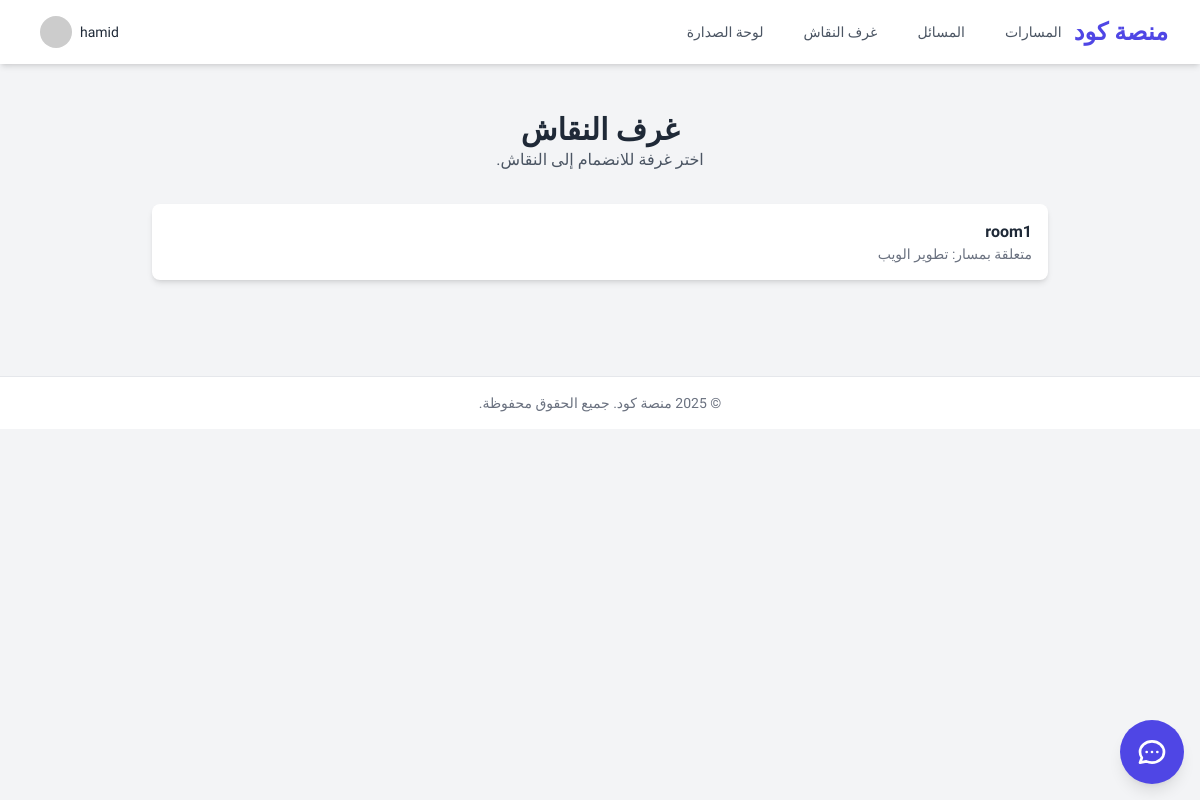
Page /chat/ (signed in) on the committed database.
### accounts/models.py (models this page shows, shortened)
class CustomUser(AbstractUser):
    AVATAR_CHOICES = (
        ('m1', 'ذكر 1'), ('m2', 'ذكر 2'), ('m3', 'ذكر 3'),
        ('f1', 'أنثى 1'), ('f2', 'أنثى 2'), ('f3', 'أنثى 3'),
    )
    avatar = models.CharField(
        "الصورة الرمزية",
        max_length=2,
        choices=AVATAR_CHOICES,
        default='m1'
    )
    is_moderator = models.BooleanField(
        "مشرف",
        default=False,
        help_text="يحدد ما إذا كان يمكن للمستخدم الإشراف على المحتوى مثل غرف النقاش."
    )
    academic_year = models.PositiveIntegerField(
        verbose_name="السنة الدراسية",
        validators=[MinValueValidator(1), MaxValueValidator(6)],
        null=True,
        blank=True,
        help_text="السنة الدراسية للطالب (من 1 إلى 6)."
    )
    path = models.CharField(
        verbose_name="المسار المختار",
        max_length=100,
        blank=True,
        help_text="المسار التعليمي المفضل للطالب، مثل (تطوير الويب)."
    )
    score = models.PositiveIntegerField(
        verbose_name="النقاط",
        default=0,
        db_index=True,
        help_text="مجموع النقاط التي حصل عليها المستخدم."
    )
    class Meta:
        ordering = ['-score', 'username']
        verbose_name = "مستخدم"
        verbose_name_plural = "المستخدمون"

### chat/models.py (models this page shows, shortened)
class ChatRoom(models.Model):
    name = models.CharField("اسم الغرفة", max_length=255)
    slug = models.SlugField("الرابط (slug)", unique=True)
    learning_path = models.ForeignKey(
        LearningPath,
        on_delete=models.SET_NULL,
        null=True,
        blank=True,
        verbose_name="المسار التعليمي المرتبط"
    )

### courses/models.py (models this page shows, shortened)
class LearningPath(models.Model):
    title = models.CharField("عنوان المسار", max_length=200, unique=True)
    description = models.TextField("وصف المسار")
    class Meta:
        verbose_name = "مسار تعليمي"
        verbose_name_plural = "المسارات التعليمية"
        ordering = ['title']

### chat/views.py (the view)
# urls.py: path('', ChatRoomListView.as_view(), name='room_list'),
class ChatRoomListView(LoginRequiredMixin, ListView):
    model = ChatRoom
    template_name = 'chat/room_list.html'
    context_object_name = 'chat_rooms'

### dashboard/templatetags/markdown_extras.py (called while the page is built)
@register.filter(name='markdownify') # استخدام name='markdownify' هو ممارسة جيدة
@stringfilter
def markdownify(value):
    extensions = [
        'fenced_code',  # لتفعيل كتل الكود باستخدام ```
        'codehilite',   # لتفعيل تلوين الصيغة داخل كتل الكود
        LinkTargetExtension(), # تفعيل الامتداد المخصص الذي أنشأناه
    ]
    html = markdown.markdown(value, extensions=extensions)
    return mark_safe(html)

    def extendMarkdown(self, md):
        md.treeprocessors.register(LinkTargetProcessor(md), 'link_target', 15)

    def run(self, root):
        for element in root.iter("a"):
            element.set("target", "_blank")
            element.set("rel", "noopener noreferrer")
        return root

### chat/templates/chat/room_list.html (shortened to what this page needs)
{% extends 'base.html' %}
{% block content %}
<div class="max-w-4xl mx-auto">
    <div class="text-center mb-8">
        <h1 class="text-3xl font-bold">غرف النقاش</h1>
        <p class="text-gray-600 dark:text-gray-400">اختر غرفة للانضمام إلى النقاش.</p>
    </div>
    <div class="bg-white dark:bg-gray-800 rounded-lg shadow-md divide-y dark:divide-gray-700">
        {% for room in chat_rooms %}
        <a href="{% url 'chat:room_detail' room.slug %}" class="block p-4 hover:bg-gray-50 dark:hover:bg-gray-700/50 transition-colors">
            <h2 class="font-semibold">{{ room.name }}</h2>
            {% if room.learning_path %}
            <p class="text-sm text-gray-500">متعلقة بمسار: {{ room.learning_path.title }}</p>
            {% endif %}
        </a>
        {% empty %}
        <p class="p-4 text-gray-500">لا توجد غرف متاحة حاليًا.</p>
        {% endfor %}
    </div>
</div>
{% endblock %}

### templates/base.html (shortened to what this page needs)
{% load static %}
<!DOCTYPE html>
<html lang="ar" dir="rtl" class="scroll-smooth">
<head>
    <link rel="stylesheet" href="https://cdnjs.cloudflare.com/ajax/libs/codemirror/5.65.15/codemirror.min.css">
    <link rel="stylesheet" href="https://cdnjs.cloudflare.com/ajax/libs/codemirror/5.65.15/theme/dracula.min.css">
    <link rel="stylesheet" href="https://cdnjs.cloudflare.com/ajax/libs/highlight.js/11.9.0/styles/atom-one-dark.min.css">
    <script src="https://cdn.tailwindcss.com"></script>
</head>
<body class="bg-gray-100 dark:bg-gray-900 text-gray-800 dark:text-gray-200 antialiased">
    <header x-data="{ mobileMenuOpen: false }" class="bg-white dark:bg-gray-800 shadow-md sticky top-0 z-40">
        <nav class="max-w-7xl mx-auto px-4 sm:px-6 lg:px-8">
            <div class="flex items-center justify-between h-16">
                <div class="flex items-center">
                    <a href="{% url 'home' %}" class="flex-shrink-0 text-2xl font-bold text-indigo-600 dark:text-indigo-400">منصة كود</a>
                    <div class="hidden md:block">
                        <div class="mr-10 rtl:mr-0 rtl:ml-10 flex items-baseline space-x-4 rtl:space-x-reverse">
                            <a href="{% url 'courses:path_list' %}" class="text-gray-600 dark:text-gray-300 hover:bg-gray-200 dark:hover:bg-gray-700 px-3 py-2 rounded-md text-sm font-medium transition-colors">المسارات</a>
                            <a href="{% url 'problems:problem_list' %}" class="text-gray-600 dark:text-gray-300 hover:bg-gray-200 dark:hover:bg-gray-700 px-3 py-2 rounded-md text-sm font-medium transition-colors">المسائل</a>
                            <a href="{% url 'chat:room_list' %}" class="text-gray-600 dark:text-gray-300 hover:bg-gray-200 dark:hover:bg-gray-700 px-3 py-2 rounded-md text-sm font-medium transition-colors">غرف النقاش</a>
                            <a href="{% url 'accounts:leaderboard' %}" class="text-gray-600 dark:text-gray-300 hover:bg-gray-200 dark:hover:bg-gray-700 px-3 py-2 rounded-md text-sm font-medium transition-colors">لوحة الصدارة</a>
                        </div>
                    </div>
                </div>
                <div class="hidden md:block">
                    {% if user.is_authenticated %}
                    <div x-data="{ dropdownOpen: false }" class="relative">
                        <button @click="dropdownOpen = !dropdownOpen" class="flex items-center space-x-2 rtl:space-x-reverse p-2 rounded-full hover:bg-gray-200 dark:hover:bg-gray-700 focus:outline-none">
                            <span class="font-medium text-sm">{{ user.username }}</span>
                            <img class="h-8 w-8 rounded-full" src="https://ui-avatars.com/api/?name={{ user.username|urlencode }}&background=indigo&color=white&font-size=0.5" alt="User Avatar">
                        </button>
                    </div>
                    {% endif %}
                </div>
            </div>
        </nav>
    </header>
    <main>
        <div class="max-w-7xl mx-auto py-6 sm:px-6 lg:px-8">
            <div class="px-4 py-6 sm:px-0">
                {% block content %}{% endblock %}
            </div>
        </div>
    </main>
    <footer class="bg-white dark:bg-gray-800 border-t border-gray-200 dark:border-gray-700 mt-12">
        <div class="max-w-7xl mx-auto py-4 px-4 sm:px-6 lg:px-8 text-center text-sm text-gray-500 dark:text-gray-400">
            <p>&copy; {% now "Y" %} منصة كود. جميع الحقوق محفوظة.</p>
        </div>
    </footer>
    {% if user.is_authenticated %}
    <div x-data="aiTutor()" @keydown.escape.window="tutorOpen = false" class="fixed bottom-0 right-0 p-4 z-50 print:hidden">
        <button @click="toggle()" class="bg-indigo-600 text-white w-16 h-16 rounded-full shadow-lg flex items-center justify-center transform hover:scale-110 transition-transform">
        </button>
    </div>
    {% endif %}
</body>
</html>

### templates/base.html (style rules this page uses)
body { font-family: 'Tajawal', sans-serif; }

### rows in the picture
CustomUser: username "hamid"
ChatRoom: name "room1", learning_path "تطوير الويب"
